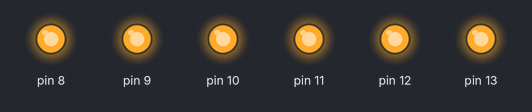
Bench run of a sketch on a simulated Arduino Uno, built with avr-gcc and run on an emulated ATmega328P. Parts: output pins drawn as LEDs (lit = HIGH).

Above: at 0.1 s.
At 0.5 s:
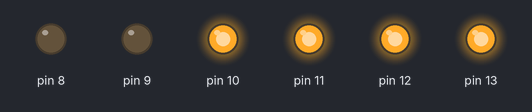
At 0.7 s:
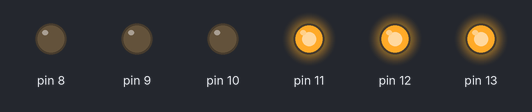
At 1.3 s:
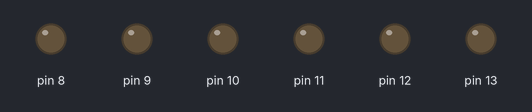
At 2.3 s:
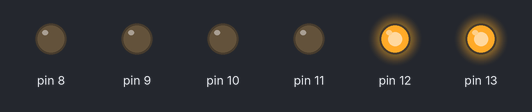
At 3.1 s:
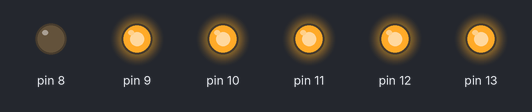
Timing chart, 0 to 3.4 s (numbered marks = the images above):
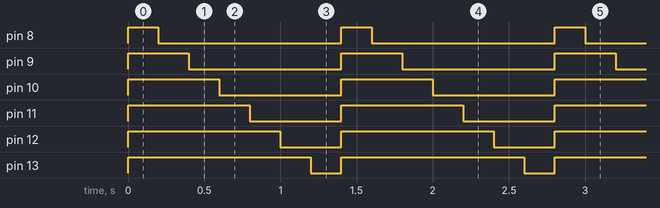

The sketch:

sketch_jun24d.ino
```cpp
void setup() {
  for(int i=8;i<=13;i++)
{
  pinMode(i,OUTPUT);
}
}

void loop() {
  // put your main code here, to run repeatedly:
  digitalWrite(8,HIGH);
  digitalWrite(9,HIGH);
   digitalWrite(10,HIGH);
  digitalWrite(11,HIGH);
    digitalWrite(12,HIGH);
    digitalWrite(13,HIGH);
  delay(200);
    for(int x=8;x<=13;x++)
 {

    digitalWrite(x,LOW);
    delay(200);
 }


}
```

Measured:
- by itself, pin 8: alternates HIGH for 0.20 s and LOW for 1.2 s
- by itself, pin 9: alternates HIGH for 0.40 s and LOW for 1.0 s
- by itself, pin 10: alternates HIGH for 0.60 s and LOW for 0.80 s
- by itself, pin 11: alternates HIGH for 0.80 s and LOW for 0.60 s
- by itself, pin 12: alternates HIGH for 1.0 s and LOW for 0.40 s
- by itself, pin 13: alternates HIGH for 1.2 s and LOW for 0.20 s
